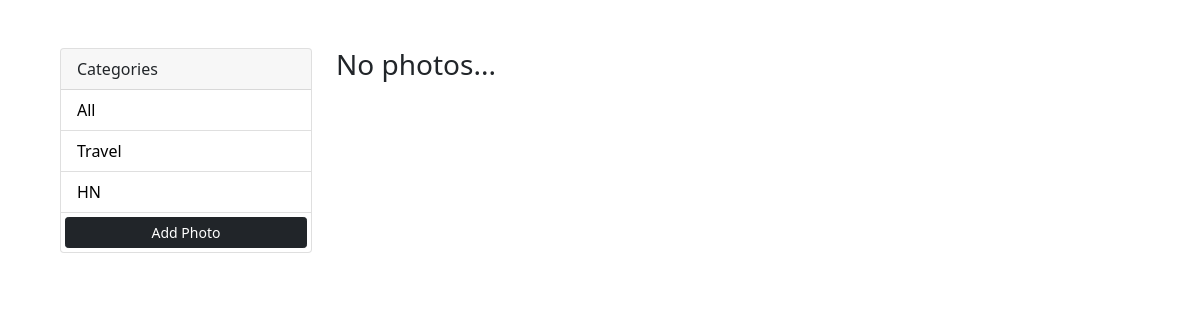
Before: / with the older database file.
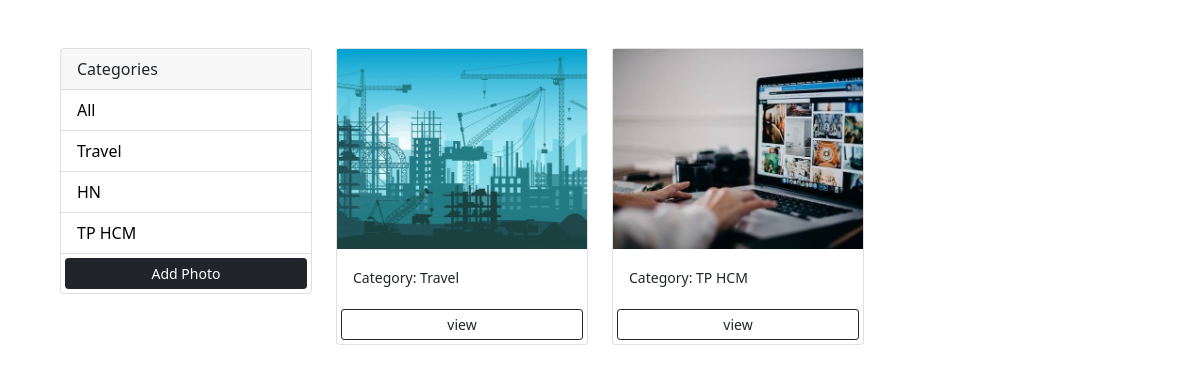
After: the same page with the newer database file.
### photos/models.py (models this page shows, shortened)
class Category(models.Model):
    name = models.CharField(max_length=100, null=False, blank=False)

class Photo(models.Model):
    category = models.ForeignKey(Category, on_delete=models.SET_NULL, null=True, blank=True)
    image = models.ImageField(null=False, blank=False)
    description = models.TextField()

### photos/views.py (the view)
# urls.py: path('', views.gallery, name='gallery'),
def gallery(request):
    category = request.GET.get('category')
    if category == None:
        photos = Photo.objects.all()
    else:
        photos = Photo.objects.filter(category__name=category)
    categories = Category.objects.all()
    context = {
        'categories': categories,
        'photos': photos
    }
    return render(request, 'photos/gallery.html', context)

### photos/templates/photos/gallery.html (shortened to what this page needs)
<!DOCTYPE html>
<html lang="en">
<head>
    <link href="https://cdn.jsdelivr.net/npm/bootstrap@5.0.2/dist/css/bootstrap.min.css" rel="stylesheet">
    <link rel="stylesheet" href="/static/css/style.css">
</head>
<body class="m-5">
    <div class="container">
        <div class="row">
            <div class="col-md-3">
                <div class="card">
                    <div class="card-header">
                      Categories
                    </div>
                    <ul class="list-group list-group-flush">
                        <li class="list-group-item">
                            <a href="{% url 'gallery' %}">All</a>
                        </li>
                        {% for category in categories %}
                        <li class="list-group-item">
                            <a href="{% url 'gallery' %}?category={{category.name}}">{{category.name}}</a>
                        </li>
                        {% endfor %}
                        <a href="{% url 'add' %}" class="btn btn-dark btn-block btn-sm m-1">Add Photo</a>
                    </ul>
                  </div>
            </div>
            <div class="col-md-9">
                <div class="row">
                    {% for photo in photos %}
                    <div class="col-md-4">
                        <div class="card">
                            <img class="image-thumbail" src="{{photo.image.url}}" class="card-img-top" alt="...">
                                <div class="card-body">
                                  <small class="card-text">Category: {{photo.category.name}}</small>
                                </div>
                            <a href="{% url 'photo' photo.id %}" class="btn btn-outline-dark btn-sm m-1" href="">view</a>
                        </div>
                    </div>
                    {% empty %}
                    <h3>No photos...</h3>
                    {% endfor %}
                </div>
            </div>
        </div>
    </div>
</body>
</html>

### static/css/style.css (style rules this page uses)
body { font-family: 'Segoe UI', Tahoma, Geneva, Verdana, sans-serif; }
.image-thumbail { height: 200px; object-fit: cover; }
.list-group-item a { text-decoration: none; color: black; }

Changed rows visible on the page:
added Category: name "TP HCM"
added Photo: image (picture), category.name "Travel"
added Photo: image (picture), category.name "TP HCM"
Other visible differences:
text no longer shown: "No photos..."
